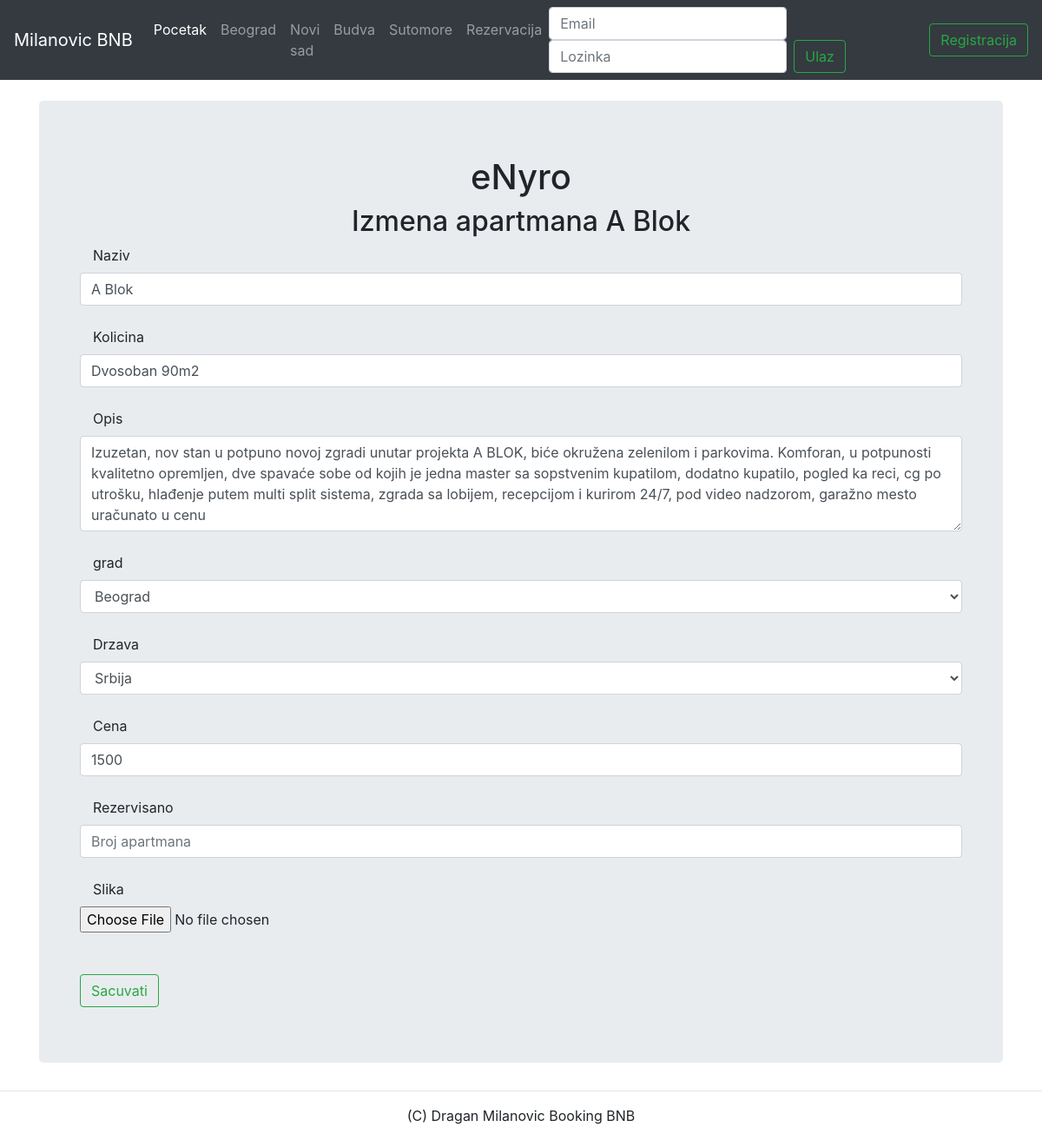
Screenshot of /izmena.php?id=54 with the database file from the repository.
### tables this page shows
CREATE TABLE IF NOT EXISTS `grad` (
  `id` int(11) NOT NULL AUTO_INCREMENT,
  `naziv` text NOT NULL,
  `br_prodatih` int(11) NOT NULL,
  `broj_stanje` int(11) NOT NULL,
  `drzava` int(11) NOT NULL,
  PRIMARY KEY (`id`),
  UNIQUE KEY `id` (`id`),
  KEY `fk_iz_drzave` (`drzava`)
);

CREATE TABLE IF NOT EXISTS `apartman` (
  `id` int(11) NOT NULL AUTO_INCREMENT,
  `kolicina` text DEFAULT NULL,
  `title` varchar(123) NOT NULL,
  `opis` text NOT NULL,
  `date_entered` timestamp NOT NULL DEFAULT current_timestamp() ON UPDATE current_timestamp(),
  `picture` text NOT NULL,
  `category` int(11) NOT NULL,
  `price` text DEFAULT NULL,
  `grad` int(11) NOT NULL,
  `uneo` int(11) DEFAULT NULL,
  `rezervisano` int(11) NOT NULL DEFAULT 0,
  `otkazano` int(11) NOT NULL DEFAULT 0,
  PRIMARY KEY (`id`),
  KEY `fk_category` (`category`),
  KEY `fk_iz_grada` (`grad`) USING BTREE
);

### model/db.php (called while the page is built, shortened)
<?php
class MySQL_I_Connection implements IConnection{
    private $link;
    public function __construct() {
        $this->link = null;
    }
    public function query($query) {
        return $this->link->query($query);
    }
    public function open() {
        $this->link = new mysqli('localhost', 'root', '', 'enyro');
        mysqli_set_charset($this->link,"utf8");
	   return true;
    }
}
function getConnection(){
	return new MySQL_I_Connection();
}
?>

### model/grad.php (called while the page is built, shortened)
<?php
require_once 'db.php';
class grad
{
    public static function dajGradove(){
        $con = getConnection();
        $con->open();
        if (!$r = $con->query("SELECT * FROM grad ")) {
            $con->close();
            return false;
        } else {
            return $r;
        }
    }
}

### model/apartman.php (called while the page is built, shortened)
<?php
require_once 'db.php';
class apartman {
    public static function dajapartman($id) {
        $con = getConnection();
        $con->open();
        if (!$r = $con->query("SELECT * from apartman where id = " . $id)) {
            $con->close();
            return false;
        } else {
            return mysqli_fetch_object($r);
        }
    }
}

### model/drzava.php (called while the page is built, shortened)
<?php
require_once 'db.php';
class Drzava {
    public static function dajDrzave(){
    	$con = getConnection();
        $con->open();
        if (!$r = $con->query("SELECT * FROM drzava ")) {
            $con->close();
            return false;
        } else {
            return $r;
        }
    }
}

### izmena.php (the view, shortened to what this page needs)
<?php require 'header.php'; ?>
<?php
$apartman = apartman::dajapartman(trim($_GET['id']));
?>
<div class="container">
    <div class="page-header text-center">
        <h1>eNyro</h1>
        <h2>Izmena apartmana <?php echo $apartman->title; ?></h2>
    </div>
    <form action="controller/izmenaapartmana" method = "post" id="dodaj_slika" enctype="multipart/form-data">
                <label class="col-sm-1 control-label" for="title">Naziv</label>  <br/>
                <input id="title" name="title" value="<?php echo $apartman->title; ?>" class="form-control input-sm" required="" type="text">
                <br/>
        <label class="col-sm-1 control-label" for="kolicina">Kolicina</label>
        <input id="kolicina" name="kolicina" value="<?php echo $apartman->kolicina; ?>" class="form-control input-sm" required="" type="text">
        <br/>
                <label class="col-sm-1 control-label" for="opis">Opis</label><br/>
                <textarea class="form-control" id="opis"  rows="4" value="<?php echo $apartman->opis; ?>" required name="opis"><?php echo $apartman->opis; ?></textarea>
                <br/>
                <label class="col-sm-1 control-label" for="category">grad</label>
                <select id="category" name="category" class="form-control">
                    <?php
                    $gradovi = grad::dajGradove();
                    while($grad = $gradovi->fetch_object()) { ?>
                        <option value="<?php echo $grad->id; ?>" ><?php echo $grad->naziv; ?></option>
                    <?php } ?>
                </select>
                <br/>
                <label class="col-sm-1 control-label" for="drzava">Drzava</label>
                <select id="drzava" name="drzava" class="form-control">
                <?php
                $drzave = Drzava::dajDrzave();
                while($drzava = $drzave->fetch_object()) { ?>
                     <option value="<?php echo $drzava->id; ?>" ><?php echo $drzava->naziv; ?></option>
                <?php } ?>
                </select>
                <br/>
                <label class="col-sm-1 control-label" for="price">Cena</label>  <br/>
                <input id="price" name="price" value="<?php echo $apartman->price; ?>" class="form-control input-sm" required="" type="number">
                <br/>
                <label class="col-sm-1 control-label" for="Rezervisano">Rezervisano</label>  <br/>
                <input id="Rezervisano" name="Rezervisano" placeholder="Broj apartmana" class="form-control input-sm" required=""  value="<?php echo $apartman->Rezervisano; ?>"type="number">
                <br/>
                <label class="col-sm-1 control-label" for="slika">Slika</label>  <br/>
                <input type="file" name="slike[]"  class="polje" id="slika" /><br/>
                <br/>
                <label class="col-sm-1 control-label" for="unos"></label><br/>
                 <input class="btn btn-outline-success my-2 my-sm-0" type="submit" value="Sacuvati">
    </form>
</div>
<?php require 'footer.php'; ?>

### menu.php (shortened to what this page needs)
<nav class="navbar navbar-expand-md navbar-dark bg-dark mb-4">
    <a class="navbar-brand" href="index.php">Milanovic BNB</a>
    <div class="collapse navbar-collapse" id="navbarCollapse">
        <ul class="navbar-nav mr-auto">
            <li class="nav-item active">
                <a class="nav-link" href="index.php">Pocetak <span class="sr-only">(current)</span></a>
            </li>
                <?php
                $gradovi = grad::dajGradove();
                while($grad = $gradovi->fetch_object()) { ?>
                    <li class="nav-item">
                        <a class="nav-link" href="apartmani_gradovi.php?id=<?php echo $grad->id; ?>"> <?php echo $grad->naziv; ?> </a>
                    </li>
                <?php } ?>
                <li class="nav-item">
                    <a class="nav-link" href="rezervacija.php">Rezervacija</a>
                </li>
            <?php if(isSet($_SESSION['email'])) { ?>
                <li class="nav-item">
                    <a class="nav-link" href="rezervacije.php">Moje rezervacije</a>
                </li>
                <?php if($_SESSION['nivo'] > 0) { ?>
                    <li class="nav-item dropdown">
                        <a class="nav-link dropdown-toggle" href="#" id="dropdown01" data-toggle="dropdown" aria-haspopup="true" aria-expanded="false">Administracija</a>
                        <div class="dropdown-menu" aria-labelledby="dropdown01">
                            <a class="dropdown-item" href="apartmani.php">apartmani</a>
                            <a class="dropdown-item" href="rezervacije.php">rezervacije</a>
                            <a class="dropdown-item" href="gosti.php">gosti</a>
                            <a class="dropdown-item" href="drzave.php">Drzave</a>
                            <a class="dropdown-item" href="statistika_apartmani.php">Stanje rezervacija</a>
                            <a class="dropdown-item" href="statistika_gosti.php">Mapa gosta</a>
                        </div>
                    </li>
                <?php } ?>
                <li class="nav-item">
                    <a class="nav-link"  href="controller/logout">Logout</a>
                </li>
            <?php } else { ?>
        </ul>
                <form class="form-inline mt-2 mt-md-0" action="controller/logovanje" method="post" >
                    <input class="form-control mr-sm-2" type="email" placeholder="Email" name="email" aria-label="Email" required>
                    <input class="form-control mr-sm-2" type="password" placeholder="Lozinka" name="password" aria-label="Lozinka" required>
                    <input class="btn btn-outline-success my-2 my-sm-0" type="submit" value="Ulaz">
                </form>
        <a href="registracija.php" class="btn btn-outline-success my-2 my-sm-0">Registracija</a>
            <?php } ?>
    </div>
</nav>

### rows the page displays
grad: naziv "Beograd"
grad: naziv "Novi sad"
grad: naziv "Budva"
grad: naziv "Sutomore"
apartman: title "A Blok", kolicina "Dvosoban 90m2", opis "Izuzetan, nov stan u potpuno novoj zgradi unutar projekta A BLOK, biće okružena zelenilom i parkovima. Komforan, u potpunosti kvalitetno opremljen, dve spavaće sobe od kojih je jedna master sa sopstvenim kupatilom, dodatno kupatilo, pogled ka reci, cg po utrošku, hlađenje putem multi split sistema, zgrada sa lobijem, recepcijom i kurirom 24/7, pod video nadzorom, garažno mesto uračunato u cenu", price "1500"

### other values shown
form field category "Beograd"
form field drzava "Srbija"
